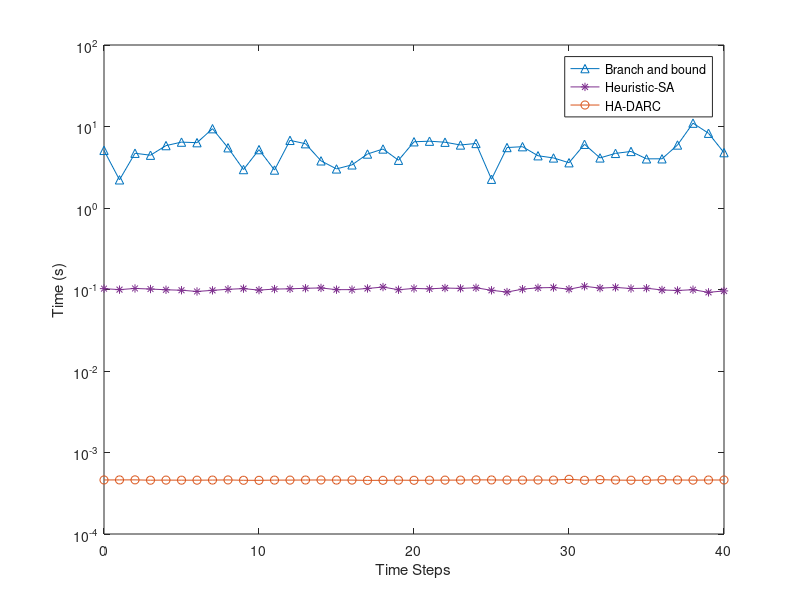

Write MATLAB code to recreate this figure.
clear all; close all;

time_compare = csvread("time_compare.csv")
DARC_time = time_compare(:,1);
bb_time = time_compare(:,2);
sa_time = time_compare(:,3);

x = 0:1:40;
plot(x, bb_time, 'Color',[0 0.4470 0.7410], 'LineStyle', '-','Marker','^');
hold on;
plot(x, sa_time,'Color',[0.4940 0.1840 0.5560], 'LineStyle', '-','Marker','*');
hold on;
plot(x, DARC_time,'Color',[0.8500 0.3250 0.0980], 'LineStyle', '-','Marker','o');
hold on;
ylabel('Time (s)');
xlabel('Time Steps');
set(gca, 'YScale', 'log');
legend('Branch and bound','Heuristic-SA','HA-DARC',"location", "best");